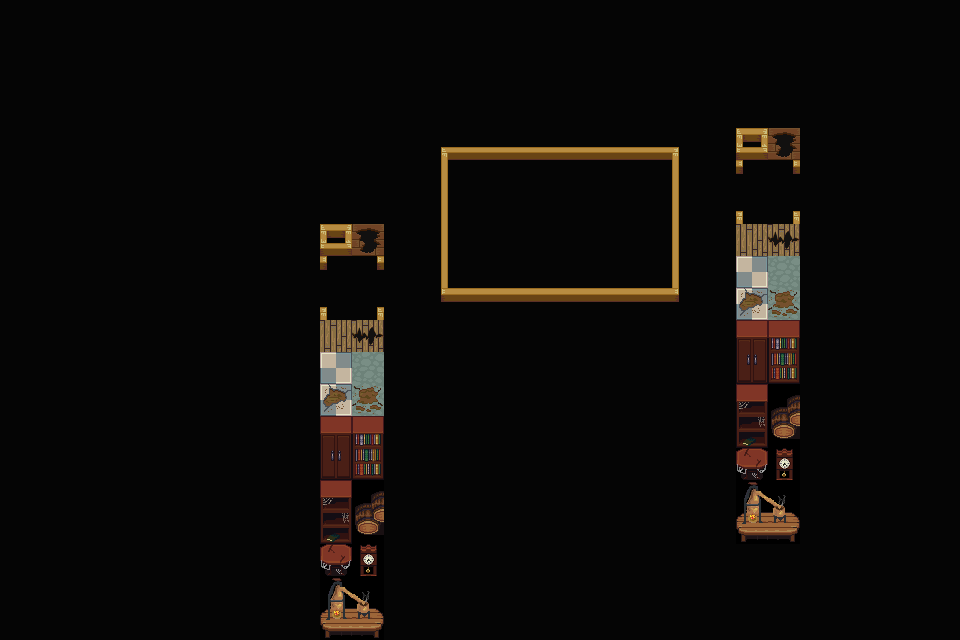

Below is a game level as drawn by its tile map, then a one-line description and the .tmx file that defines it, in full:
An orthogonal 30x20 tile map with 32x32 px tiles, 1 tile layer (Tile Layer 1).

<map version="1.10" tiledversion="1.11.0" orientation="orthogonal" renderorder="right-down" width="30" height="20" tilewidth="32" tileheight="32" infinite="0" nextlayerid="2" nextobjectid="1">
 <tileset firstgid="1" source="../tilesets/house_interior.tsx" />
 <layer id="1" name="Tile Layer 1" width="30" height="20">
  <data encoding="csv">
20,20,20,20,20,20,20,20,20,20,20,20,20,20,20,20,20,20,20,20,20,20,20,20,20,20,20,20,20,20,
20,20,20,20,20,20,20,20,20,20,20,20,20,20,20,20,20,20,20,20,20,20,20,20,20,20,20,20,20,20,
20,20,20,20,20,20,20,20,20,20,20,20,20,20,20,20,20,20,20,20,20,20,20,20,20,20,20,20,20,20,
20,20,20,20,20,20,20,20,20,20,20,20,20,20,20,20,20,20,20,20,20,20,20,20,20,20,20,20,20,20,
20,20,20,20,20,20,20,20,20,20,20,20,20,34,36,36,36,36,36,36,36,33,20,1,2,20,20,20,20,20,
20,20,20,20,20,20,20,20,20,20,20,20,20,21,20,20,20,20,20,20,20,19,20,17,18,20,20,20,20,20,
20,20,20,20,20,20,20,20,20,20,20,20,20,21,20,20,20,20,20,20,20,19,20,33,34,20,20,20,20,20,
20,20,20,20,20,20,20,20,20,20,1,2,20,21,20,20,20,20,20,20,20,19,20,49,50,20,20,20,20,20,
20,20,20,20,20,20,20,20,20,20,17,18,20,21,20,20,20,20,20,20,20,19,20,65,66,20,20,20,20,20,
20,20,20,20,20,20,20,20,20,20,33,34,20,18,4,4,4,4,4,4,4,17,20,81,82,20,20,20,20,20,
20,20,20,20,20,20,20,20,20,20,49,50,20,20,20,20,20,20,20,20,20,20,20,97,98,20,20,20,20,20,
20,20,20,20,20,20,20,20,20,20,65,66,20,20,20,20,20,20,20,20,20,20,20,113,114,20,20,20,20,20,
20,20,20,20,20,20,20,20,20,20,81,82,20,20,20,20,20,20,20,20,20,20,20,129,130,20,20,20,20,20,
20,20,20,20,20,20,20,20,20,20,97,98,20,20,20,20,20,20,20,20,20,20,20,145,146,20,20,20,20,20,
20,20,20,20,20,20,20,20,20,20,113,114,20,20,20,20,20,20,20,20,20,20,20,161,162,20,20,20,20,20,
20,20,20,20,20,20,20,20,20,20,129,130,20,20,20,20,20,20,20,20,20,20,20,177,178,20,20,20,20,20,
20,20,20,20,20,20,20,20,20,20,145,146,20,20,20,20,20,20,20,20,20,20,20,193,194,20,20,20,20,20,
20,20,20,20,20,20,20,20,20,20,161,162,20,20,20,20,20,20,20,20,20,20,20,20,20,20,20,20,20,20,
20,20,20,20,20,20,20,20,20,20,177,178,20,20,20,20,20,20,20,20,20,20,20,20,20,20,20,20,20,20,
20,20,20,20,20,20,20,20,20,20,193,194,20,20,20,20,20,20,20,20,20,20,20,20,20,20,20,20,20,20
</data>
 </layer>
</map>
